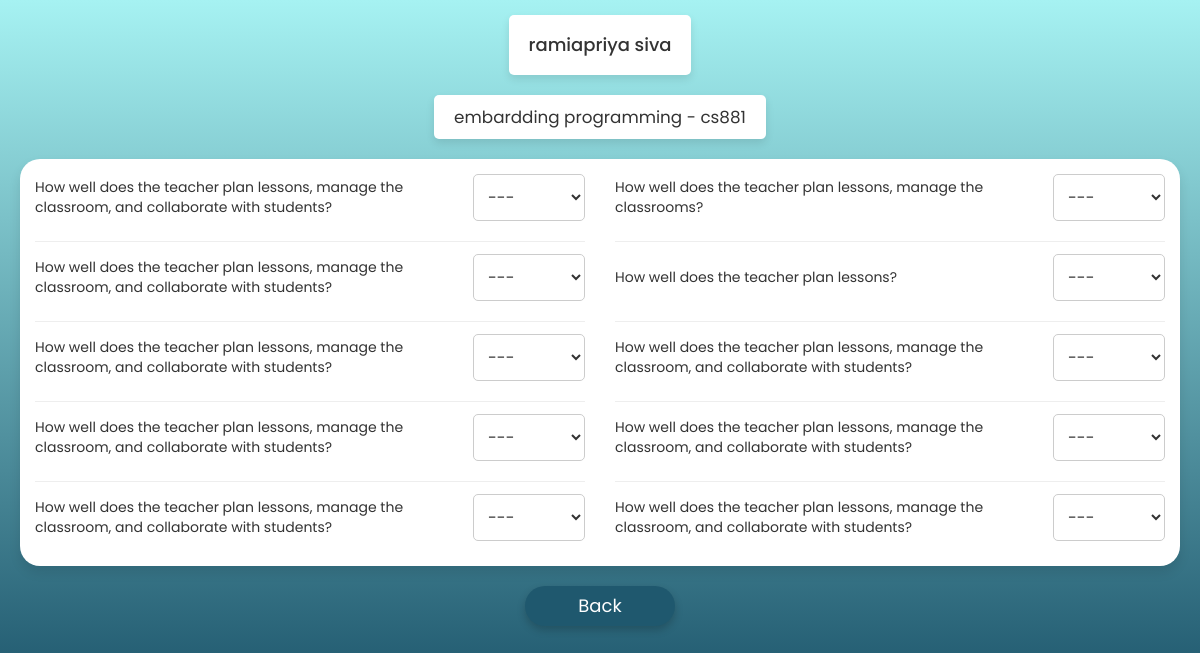
Page /mcfeed/3/7/3/ on the earlier database version.
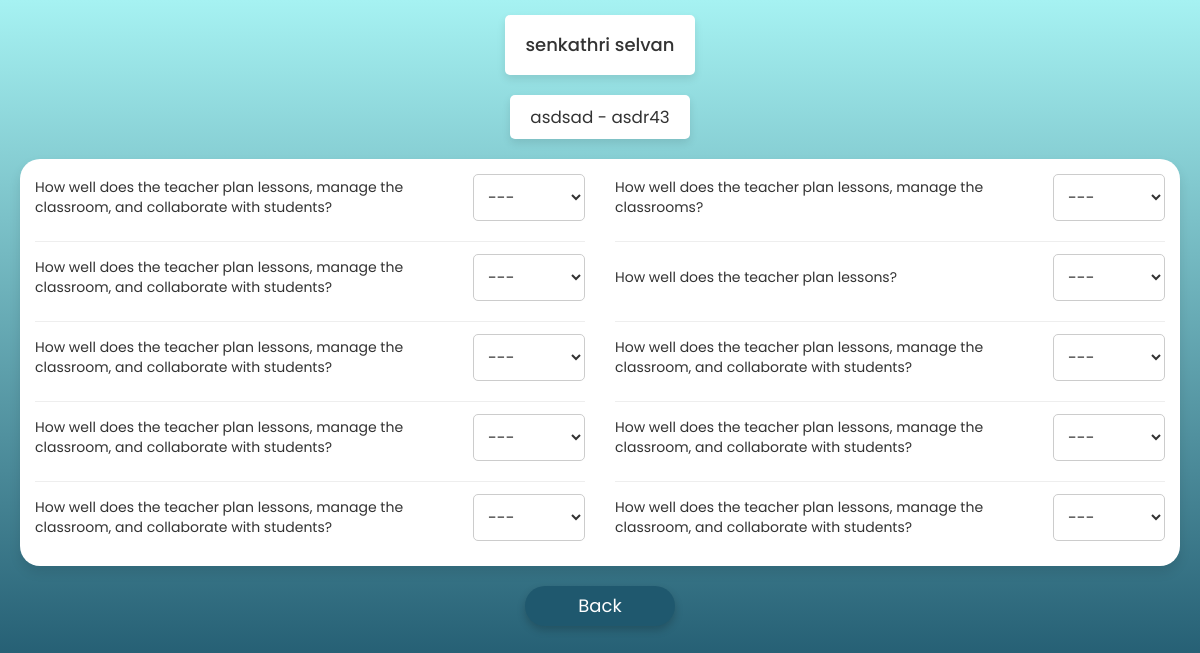
Same page on the later database version.
### core/models.py (models this page shows, shortened)
class ClassStaff(models.Model):
    semester = models.SmallIntegerField()
    section = models.CharField(max_length=1)
    staff = models.ForeignKey(Staff,on_delete=models.CASCADE)
    subject = models.ForeignKey(Subject,on_delete=models.CASCADE)
    class Meta:
        verbose_name = "handling class"

class Staff(models.Model):
    GENDER = (
        (1,'male'),
        (0,'female')
    )
    fname = models.CharField(max_length=20)
    sname = models.CharField(max_length=20,null=True,blank=True)
    intial = models.CharField(max_length=1)
    proflie_pic = models.ImageField(upload_to=profile_path,null=True,blank=True)
    dept = models.CharField(max_length=50,choices=DEPARTMENT)
    gender = models.BooleanField(choices=GENDER)

class Subject(models.Model):
    name = models.CharField(max_length=50)
    subject_code = models.CharField(max_length=6)
    semester = models.SmallIntegerField()
    mcourse = models.BooleanField(default=False,help_text='manitaory course')
    ecourse = models.BooleanField(default=False,help_text='elective course')
    oecourse = models.BooleanField(default=False,help_text='open elective course')

### core/views.py (the view, shortened to what this page needs)
# urls.py: path('mcfeed/<int:sid>/<int:csid>/<int:cid>/',views.ManitioryForm.as_view(),name='mfeed'),
class ManitioryForm(View):
    template_name = 'mfeed.html'
    def get(self,request,sid,csid,cid):
        student = Student.objects.get(id=sid)
        data = ClassStaff.objects.get(id=csid)
        return render(self.request,self.template_name,{'data':data,'sid':student,'cid':cid})

### templates/mfeed.html (shortened to what the changed rows need)
{% load static %}
<!DOCTYPE html>
<html lang="en">
<head>
    <link rel="stylesheet" href="https://maxcdn.bootstrapcdn.com/font-awesome/4.7.0/css/font-awesome.min.css">
    <link rel="stylesheet" href="https://maxcdn.bootstrapcdn.com/bootstrap/3.3.7/css/bootstrap.min.css">
</head>
<body>
    <header>
        <div class="head">
            <h4 class="letters">{{data.staff.fname}} {{data.staff.sname}} </h4>
        </div>
    </header>
    <div class="staff_details">
        <p class="staff_subject">{{data.subject.name}} - {{data.subject.subject_code}}</p>
    </div>
</body>
</html>

Differences in the rows shown:
changed ClassStaff: staff.fname "ramiapriya" → "senkathri"; staff.sname "siva" → "selvan"; subject.name "embardding programming" → "asdsad"; subject.subject_code "cs881" → "asdr43"
